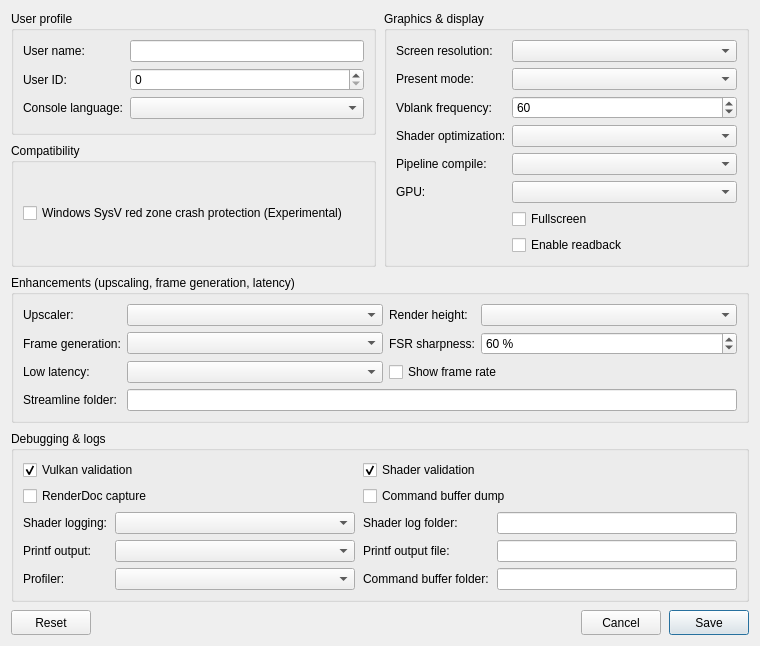
<?xml version="1.0" encoding="UTF-8"?>
<ui version="4.0">
 <class>ConfigurationEditDialog</class>
 <widget class="QDialog" name="ConfigurationEditDialog">
  <property name="geometry">
   <rect>
    <x>0</x>
    <y>0</y>
    <width>760</width>
    <height>620</height>
   </rect>
  </property>
  <property name="windowTitle">
   <string>Settings</string>
  </property>
  <property name="locale">
   <locale language="English" country="UnitedStates"/>
  </property>
  <layout class="QGridLayout" name="gridLayout">
   <property name="horizontalSpacing">
    <number>8</number>
   </property>
   <property name="verticalSpacing">
    <number>8</number>
   </property>
   <item row="0" column="0">
    <layout class="QGridLayout" name="sectionsLayout" columnstretch="1,1">
     <property name="horizontalSpacing">
      <number>8</number>
     </property>
     <property name="verticalSpacing">
      <number>8</number>
     </property>
     <item row="0" column="0">
      <widget class="QGroupBox" name="user_profile_group">
       <property name="title">
        <string>User profile</string>
       </property>
       <layout class="QFormLayout" name="userProfileLayout">
        <property name="fieldGrowthPolicy">
         <enum>QFormLayout::AllNonFixedFieldsGrow</enum>
        </property>
        <item row="0" column="0">
         <widget class="QLabel" name="label_user_name">
          <property name="text"><string>User name:</string></property>
         </widget>
        </item>
        <item row="0" column="1">
         <widget class="MandatoryLineEdit" name="lineEdit_user_name">
          <property name="toolTip"><string>Local user name exposed to games</string></property>
          <property name="clearButtonEnabled"><bool>true</bool></property>
         </widget>
        </item>
        <item row="1" column="0">
         <widget class="QLabel" name="label_user_id">
          <property name="text"><string>User ID:</string></property>
         </widget>
        </item>
        <item row="1" column="1">
         <widget class="QSpinBox" name="spinBox_user_id">
          <property name="toolTip"><string>Local user ID exposed to games</string></property>
          <property name="maximum"><number>2147483647</number></property>
         </widget>
        </item>
        <item row="2" column="0">
         <widget class="QLabel" name="label_console_language">
          <property name="text"><string>Console language:</string></property>
         </widget>
        </item>
        <item row="2" column="1">
         <widget class="QComboBox" name="comboBox_console_language">
          <property name="toolTip"><string>Language</string></property>
         </widget>
        </item>
       </layout>
      </widget>
     </item>
     <item row="0" column="1" rowspan="2">
      <widget class="QGroupBox" name="graphics_group">
       <property name="title">
        <string>Graphics &amp;&amp; display</string>
       </property>
       <layout class="QFormLayout" name="graphicsLayout">
        <property name="fieldGrowthPolicy">
         <enum>QFormLayout::AllNonFixedFieldsGrow</enum>
        </property>
        <item row="0" column="0">
         <widget class="QLabel" name="label_screen_resolution">
          <property name="text"><string>Screen resolution:</string></property>
         </widget>
        </item>
        <item row="0" column="1">
         <widget class="QComboBox" name="comboBox_screen_resolution">
          <property name="toolTip"><string>Window resolution</string></property>
         </widget>
        </item>
        <item row="1" column="0">
         <widget class="QLabel" name="label_present_mode">
          <property name="text"><string>Present mode:</string></property>
         </widget>
        </item>
        <item row="1" column="1">
         <widget class="QComboBox" name="comboBox_present_mode">
          <property name="toolTip"><string>Vulkan swapchain presentation mode</string></property>
         </widget>
        </item>
        <item row="2" column="0">
         <widget class="QLabel" name="label_vblank_frequency">
          <property name="text"><string>Vblank frequency:</string></property>
         </widget>
        </item>
        <item row="2" column="1">
         <widget class="QSpinBox" name="spinBox_vblank_frequency">
          <property name="toolTip"><string>Virtual display refresh rate used for frame pacing</string></property>
          <property name="minimum"><number>30</number></property>
          <property name="maximum"><number>360</number></property>
          <property name="value"><number>60</number></property>
         </widget>
        </item>
        <item row="3" column="0">
         <widget class="QLabel" name="label_shader_optimization">
          <property name="text"><string>Shader optimization:</string></property>
         </widget>
        </item>
        <item row="3" column="1">
         <widget class="QComboBox" name="comboBox_shader_optimization_type">
          <property name="toolTip"><string>Optimize shaders for code size or performance</string></property>
         </widget>
        </item>
        <item row="4" column="0">
         <widget class="QLabel" name="label_pipeline_build">
          <property name="text"><string>Pipeline compile:</string></property>
         </widget>
        </item>
        <item row="4" column="1">
         <widget class="QComboBox" name="comboBox_pipeline_build">
          <property name="toolTip"><string>A shader pipeline met for the first time: compiled fast without optimizations (a much shorter stutter; the optimized build replaces it in the background moments later) or optimized at once. Auto: fast first on NVIDIA and on AMD with Linux (Mesa RADV: compile stutters 31 s -> 18 s on a cold cache)</string></property>
         </widget>
        </item>
        <item row="5" column="0">
         <widget class="QLabel" name="label_gpu">
          <property name="text"><string>GPU:</string></property>
         </widget>
        </item>
        <item row="5" column="1">
         <widget class="QComboBox" name="comboBox_gpu">
          <property name="toolTip"><string>Graphics device used by the emulator</string></property>
         </widget>
        </item>
        <item row="6" column="1">
         <widget class="QCheckBox" name="checkBox_fullscreen">
          <property name="toolTip"><string>Run in borderless desktop fullscreen</string></property>
          <property name="text"><string>Fullscreen</string></property>
         </widget>
        </item>
        <item row="7" column="1">
         <widget class="QCheckBox" name="checkBox_readback">
          <property name="toolTip"><string>Read back writable linear images</string></property>
          <property name="text"><string>Enable readback</string></property>
         </widget>
        </item>
       </layout>
      </widget>
     </item>
     <item row="2" column="0" colspan="2">
      <widget class="QGroupBox" name="enhancements_group">
       <property name="title">
        <string>Enhancements (upscaling, frame generation, latency)</string>
       </property>
       <layout class="QGridLayout" name="enhancementsLayout" columnstretch="0,1,0,1">
        <item row="0" column="0">
         <widget class="QLabel" name="label_upscaler">
          <property name="text"><string>Upscaler:</string></property>
         </widget>
        </item>
        <item row="0" column="1">
         <widget class="QComboBox" name="comboBox_upscaler">
          <property name="toolTip"><string>Upscales the game's 3D in its own PS5 Pro path, before its post-processing and HUD. FSR 3 runs on any GPU (built in, Linux); DLSS needs an NVIDIA RTX GPU and NVIDIA's runtime</string></property>
         </widget>
        </item>
        <item row="0" column="2">
         <widget class="QLabel" name="label_render_height">
          <property name="text"><string>Render height:</string></property>
         </widget>
        </item>
        <item row="0" column="3">
         <widget class="QComboBox" name="comboBox_render_height">
          <property name="toolTip"><string>The height the game renders its 3D at. Auto: the window's own height (pixel-exact); with an upscaler the window's height / 1.5, at least 1080</string></property>
         </widget>
        </item>
        <item row="1" column="0">
         <widget class="QLabel" name="label_frame_generation">
          <property name="text"><string>Frame generation:</string></property>
         </widget>
        </item>
        <item row="1" column="1">
         <widget class="QComboBox" name="comboBox_frame_generation">
          <property name="toolTip"><string>Frames generated between the game's own. FSR 3 (2x) runs on any GPU; DLSS-G needs an NVIDIA RTX 40 or newer. Best with a display faster than the game (vblank frequency 120)</string></property>
         </widget>
        </item>
        <item row="1" column="2">
         <widget class="QLabel" name="label_fsr_sharpness">
          <property name="text"><string>FSR sharpness:</string></property>
         </widget>
        </item>
        <item row="1" column="3">
         <widget class="QSpinBox" name="spinBox_fsr_sharpness">
          <property name="toolTip"><string>FSR 3's sharpening (RCAS) of the upscaled image</string></property>
          <property name="suffix"><string> %</string></property>
          <property name="minimum"><number>0</number></property>
          <property name="maximum"><number>100</number></property>
          <property name="singleStep"><number>10</number></property>
          <property name="value"><number>60</number></property>
         </widget>
        </item>
        <item row="2" column="0">
         <widget class="QLabel" name="label_low_latency">
          <property name="text"><string>Low latency:</string></property>
         </widget>
        </item>
        <item row="2" column="1">
         <widget class="QComboBox" name="comboBox_low_latency">
          <property name="toolTip"><string>On: at most one game frame waits for the display (input shows sooner). AMD Anti-Lag adds the driver's frame start pacing (AMD's driver, or Mesa's layer on Linux). NVIDIA Reflex comes with DLSS frame generation</string></property>
         </widget>
        </item>
        <item row="2" column="2" colspan="2">
         <widget class="QCheckBox" name="checkBox_fps_overlay">
          <property name="toolTip"><string>The emulator's frame rate panel at the top right (F8 cycles it)</string></property>
          <property name="text"><string>Show frame rate</string></property>
         </widget>
        </item>
        <item row="3" column="0">
         <widget class="QLabel" name="label_streamline_dir">
          <property name="text"><string>Streamline folder:</string></property>
         </widget>
        </item>
        <item row="3" column="1" colspan="3">
         <widget class="QLineEdit" name="lineEdit_streamline_dir">
          <property name="toolTip"><string>Windows, DLSS: the folder with NVIDIA's Streamline runtime (the SDK's bin\x64)</string></property>
         </widget>
        </item>
       </layout>
      </widget>
     </item>
     <item row="3" column="0" colspan="2">
      <widget class="QGroupBox" name="debug_group">
       <property name="title">
        <string>Debugging &amp;&amp; logs</string>
       </property>
       <layout class="QGridLayout" name="debugLayout" columnstretch="0,1,0,1">
        <property name="horizontalSpacing"><number>8</number></property>
        <property name="verticalSpacing"><number>6</number></property>
        <item row="0" column="0" colspan="2">
         <widget class="QCheckBox" name="checkBox_vulkan_validation">
          <property name="toolTip"><string>Enable Vulkan validation layers</string></property>
          <property name="text"><string>Vulkan validation</string></property>
          <property name="checked"><bool>true</bool></property>
         </widget>
        </item>
        <item row="0" column="2" colspan="2">
         <widget class="QCheckBox" name="checkBox_shader_validation">
          <property name="toolTip"><string>Validate SPIR-V binary</string></property>
          <property name="text"><string>Shader validation</string></property>
          <property name="checked"><bool>true</bool></property>
         </widget>
        </item>
        <item row="1" column="0" colspan="2">
         <widget class="QCheckBox" name="checkBox_renderdoc_capture">
          <property name="toolTip"><string>Enable RenderDoc capture</string></property>
          <property name="text"><string>RenderDoc capture</string></property>
         </widget>
        </item>
        <item row="1" column="2" colspan="2">
         <widget class="QCheckBox" name="checkBox_cmd_dump">
          <property name="toolTip"><string>Dump command buffers</string></property>
          <property name="text"><string>Command buffer dump</string></property>
         </widget>
        </item>
        <item row="2" column="0">
         <widget class="QLabel" name="label_shader_log_direction">
          <property name="text"><string>Shader logging:</string></property>
         </widget>
        </item>
        <item row="2" column="1">
         <widget class="QComboBox" name="comboBox_shader_log_direction">
          <property name="toolTip"><string>Dump shaders to file or console window. If enabled may decrease emulator performance</string></property>
         </widget>
        </item>
        <item row="2" column="2">
         <widget class="QLabel" name="label_shader_log_folder">
          <property name="text"><string>Shader log folder:</string></property>
         </widget>
        </item>
        <item row="2" column="3">
         <widget class="MandatoryLineEdit" name="lineEdit_shader_log_folder">
          <property name="toolTip"><string>Specify directory to dump shaders</string></property>
          <property name="clearButtonEnabled"><bool>true</bool></property>
         </widget>
        </item>
        <item row="3" column="0">
         <widget class="QLabel" name="label_printf_direction">
          <property name="text"><string>Printf output:</string></property>
         </widget>
        </item>
        <item row="3" column="1">
         <widget class="QComboBox" name="comboBox_printf_direction">
          <property name="toolTip"><string>Print logs to file or console window. If enabled may decrease emulator performance</string></property>
         </widget>
        </item>
        <item row="3" column="2">
         <widget class="QLabel" name="label_printf_file">
          <property name="text"><string>Printf output file:</string></property>
         </widget>
        </item>
        <item row="3" column="3">
         <widget class="MandatoryLineEdit" name="lineEdit_printf_file">
          <property name="toolTip"><string>Specify file to dump logs</string></property>
          <property name="clearButtonEnabled"><bool>true</bool></property>
         </widget>
        </item>
        <item row="4" column="0">
         <widget class="QLabel" name="label_profiler_direction">
          <property name="text"><string>Profiler:</string></property>
         </widget>
        </item>
        <item row="4" column="1">
         <widget class="QComboBox" name="comboBox_profiler_direction">
          <property name="toolTip"><string>Enable or disable profiler. If enabled may decrease emulator performance</string></property>
         </widget>
        </item>
        <item row="4" column="2">
         <widget class="QLabel" name="label_cmd_dump_folder">
          <property name="text"><string>Command buffer folder:</string></property>
         </widget>
        </item>
        <item row="4" column="3">
         <widget class="MandatoryLineEdit" name="lineEdit_cmd_dump_folder">
          <property name="toolTip"><string>Specify directory to dump command buffers</string></property>
          <property name="clearButtonEnabled"><bool>true</bool></property>
         </widget>
        </item>
       </layout>
      </widget>
     </item>
     <item row="1" column="0">
      <widget class="QGroupBox" name="compatibility_group">
       <property name="title">
        <string>Compatibility</string>
       </property>
       <layout class="QHBoxLayout" name="compatibilityLayout">
        <item>
         <widget class="QCheckBox" name="checkBox_red_zone_protection">
          <property name="toolTip"><string>Helps prevent crashes in some games on Windows</string></property>
          <property name="text"><string>Windows SysV red zone crash protection (Experimental)</string></property>
         </widget>
        </item>
        <item>
         <spacer name="compatibilitySpacer">
          <property name="orientation"><enum>Qt::Horizontal</enum></property>
          <property name="sizeHint" stdset="0">
           <size><width>40</width><height>20</height></size>
          </property>
         </spacer>
        </item>
       </layout>
      </widget>
     </item>
    </layout>
   </item>
   <item row="2" column="0">
    <layout class="QHBoxLayout" name="buttonLayout">
     <item>
     <widget class="QPushButton" name="clear_button">
       <property name="minimumSize"><size><width>80</width><height>25</height></size></property>
       <property name="text"><string>Reset</string></property>
       <property name="toolTip"><string>Restore default settings</string></property>
      </widget>
     </item>
     <item>
      <spacer name="buttonSpacer">
       <property name="orientation"><enum>Qt::Horizontal</enum></property>
       <property name="sizeHint" stdset="0"><size><width>40</width><height>20</height></size></property>
      </spacer>
     </item>
     <item>
      <widget class="QPushButton" name="cancel_button">
       <property name="minimumSize"><size><width>80</width><height>25</height></size></property>
       <property name="text"><string>Cancel</string></property>
      </widget>
     </item>
     <item>
      <widget class="QPushButton" name="ok_button">
       <property name="minimumSize"><size><width>80</width><height>25</height></size></property>
       <property name="text"><string>Save</string></property>
       <property name="default"><bool>true</bool></property>
      </widget>
     </item>
    </layout>
   </item>
  </layout>
 </widget>
 <customwidgets>
  <customwidget>
   <class>MandatoryLineEdit</class>
   <extends>QLineEdit</extends>
   <header>mandatoryLineEdit.h</header>
  </customwidget>
 </customwidgets>
 <resources/>
 <connections>
  <connection>
   <sender>cancel_button</sender>
   <signal>clicked()</signal>
   <receiver>ConfigurationEditDialog</receiver>
   <slot>reject()</slot>
  </connection>
 </connections>
</ui>
